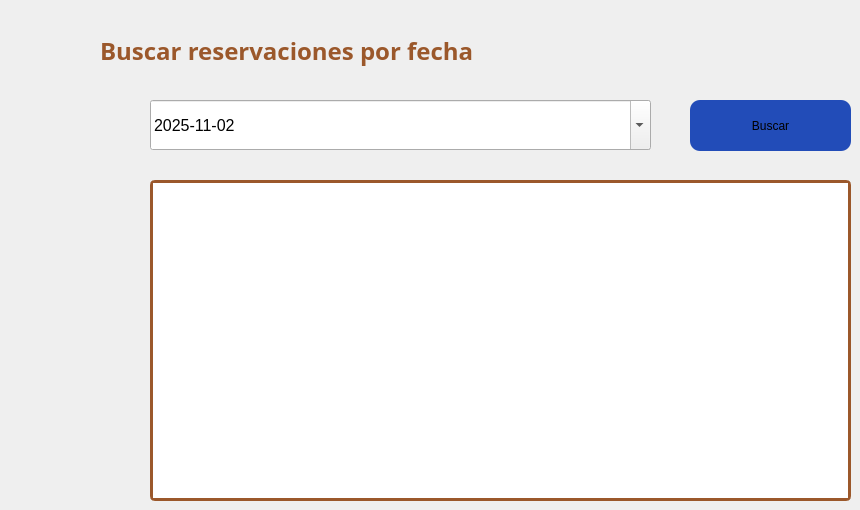
            <widget class="QWidget" name="tab">
             <attribute name="title">
              <string>Fecha especifica</string>
             </attribute>
             <widget class="QTextEdit" name="tResultadoS_4">
              <property name="enabled">
               <bool>true</bool>
              </property>
              <property name="geometry">
               <rect>
                <x>150</x>
                <y>180</y>
                <width>701</width>
                <height>321</height>
               </rect>
              </property>
              <property name="font">
               <font>
                <family>Adwaita Sans</family>
                <pointsize>12</pointsize>
               </font>
              </property>
              <property name="cursor" stdset="0">
               <cursorShape>IBeamCursor</cursorShape>
              </property>
              <property name="styleSheet">
               <string notr="true">border: unset;
color: rgb(0, 0, 0);
border-radius: 5px;
border: 3px solid rgba(155, 88, 43, 1.0);
</string>
              </property>
              <property name="verticalScrollBarPolicy">
               <enum>Qt::ScrollBarPolicy::ScrollBarAsNeeded</enum>
              </property>
              <property name="readOnly">
               <bool>true</bool>
              </property>
             </widget>
             <widget class="QPushButton" name="buscarTipo_3">
              <property name="geometry">
               <rect>
                <x>690</x>
                <y>100</y>
                <width>161</width>
                <height>51</height>
               </rect>
              </property>
              <property name="styleSheet">
               <string notr="true">border-radius: 10px;
background-color: rgb(38, 96, 255);
background-color: rgb(34, 76, 184);</string>
              </property>
              <property name="text">
               <string>Buscar</string>
              </property>
             </widget>
             <widget class="QDateEdit" name="refecha_2">
              <property name="geometry">
               <rect>
                <x>150</x>
                <y>100</y>
                <width>501</width>
                <height>50</height>
               </rect>
              </property>
              <property name="font">
               <font>
                <pointsize>12</pointsize>
                <bold>false</bold>
               </font>
              </property>
              <property name="styleSheet">
               <string notr="true">color: rgb(0, 0, 0);
</string>
              </property>
              <property name="minimumDateTime">
               <datetime>
                <hour>0</hour>
                <minute>0</minute>
                <second>0</second>
                <year>2025</year>
                <month>4</month>
                <day>2</day>
               </datetime>
              </property>
              <property name="minimumDate">
               <date>
                <year>2025</year>
                <month>4</month>
                <day>2</day>
               </date>
              </property>
              <property name="displayFormat">
               <string>yyyy-MM-dd</string>
              </property>
              <property name="calendarPopup">
               <bool>true</bool>
              </property>
              <property name="date">
               <date>
                <year>2025</year>
                <month>11</month>
                <day>2</day>
               </date>
              </property>
             </widget>
             <widget class="QLabel" name="label_61">
              <property name="geometry">
               <rect>
                <x>100</x>
                <y>30</y>
                <width>381</width>
                <height>41</height>
               </rect>
              </property>
              <property name="font">
               <font>
                <family>Adwaita Sans</family>
                <pointsize>18</pointsize>
                <bold>true</bold>
               </font>
              </property>
              <property name="styleSheet">
               <string notr="true">border: none;
color: rgba(155, 88, 43, 1.0);
</string>
              </property>
              <property name="text">
               <string>Buscar reservaciones por fecha</string>
              </property>
             </widget>
            </widget>
